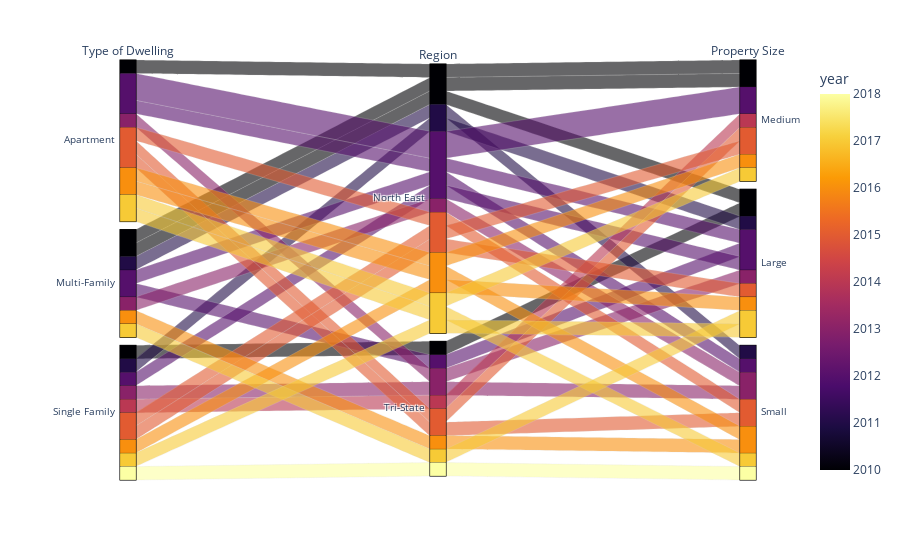

The code cell stored with this chart in its notebook:
### Code cell
# Plot data using parallel_categories
px.parallel_categories(
    df,
    dimensions=["type", "region", "prop_size"],
    color="year",
    color_continuous_scale=px.colors.sequential.Inferno,
    labels={
        "type": "Type of Dwelling",
        "region": "Region",
        "prop_size": "Property Size",
    },
)

### Figure 1 — Plotly figure (JSON) as saved in the notebook; plotly's stock layout.template omitted (floating-point values rounded to 4 significant figures)
{"data": [{"dimensions": [{"label": "Type of Dwelling", "values": ["Apartment", "Multi-Family", "Multi-Family", "Single Family", "Multi-Family", "Single Family", "Apartment", "Apartment", "Apartment", "Multi-Family", "Multi-Family", "Single Family", "Apartment", "Multi-Family", "Single Family", "Single Family", "Apartment", "Apartment", "Apartment", "Single Family", "Single Family", "Apartment", "Apartment", "Multi-Family", "Single Family", "Apartment", "Apartment", "Multi-Family", "Single Family", "Single Family"]}, {"label": "Region", "values": ["North East", "North East", "North East", "Tri-State", "North East", "North East", "North East", "North East", "North East", "North East", "Tri-State", "North East", "Tri-State", "North East", "Tri-State", "Tri-State", "North East", "Tri-State", "Tri-State", "North East", "North East", "North East", "North East", "Tri-State", "North East", "North East", "North East", "Tri-State", "North East", "Tri-State"]}, {"label": "Property Size", "values": ["Medium", "Large", "Medium", "Large", "Small", "Large", "Large", "Medium", "Medium", "Small", "Large", "Large", "Large", "Small", "Small", "Medium", "Small", "Medium", "Small", "Large", "Medium", "Medium", "Small", "Small", "Large", "Medium", "Small", "Large", "Large", "Small"]}], "domain": {"x": [0, 1], "y": [0, 1]}, "line": {"color": [2010, 2010, 2010, 2010, 2011, 2011, 2012, 2012, 2012, 2012, 2012, 2012, 2013, 2013, 2013, 2014, 2015, 2015, 2015, 2015, 2015, 2016, 2016, 2016, 2016, 2017, 2017, 2017, 2017, 2018], "coloraxis": "coloraxis"}, "name": "", "type": "parcats"}], "layout": {"coloraxis": {"colorbar": {"title": {"text": "year"}}, "colorscale": [[0, "#000004"], [0.1111, "#1b0c41"], [0.2222, "#4a0c6b"], [0.3333, "#781c6d"], [0.4444, "#a52c60"], [0.5556, "#cf4446"], [0.6667, "#ed6925"], [0.7778, "#fb9b06"], [0.8889, "#f7d13d"], [1, "#fcffa4"]]}, "legend": {"tracegroupgap": 0}, "margin": {"t": 60}}}
